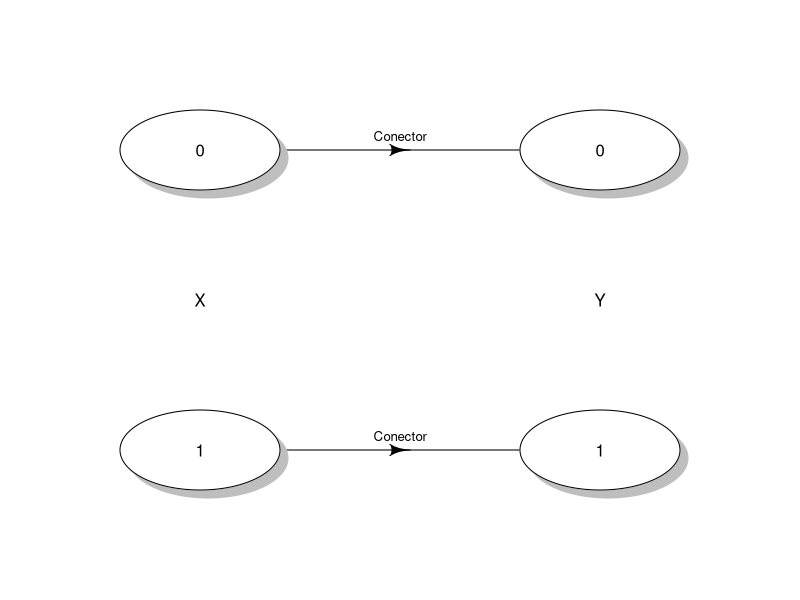
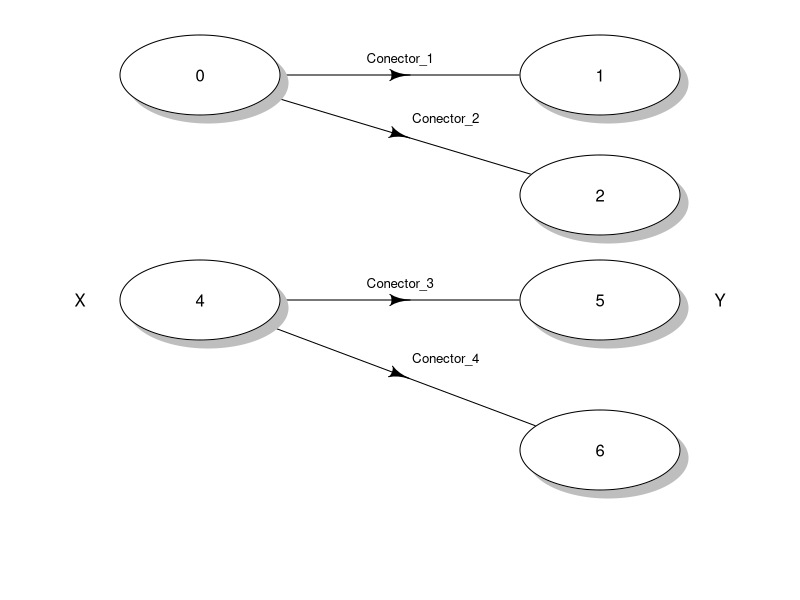
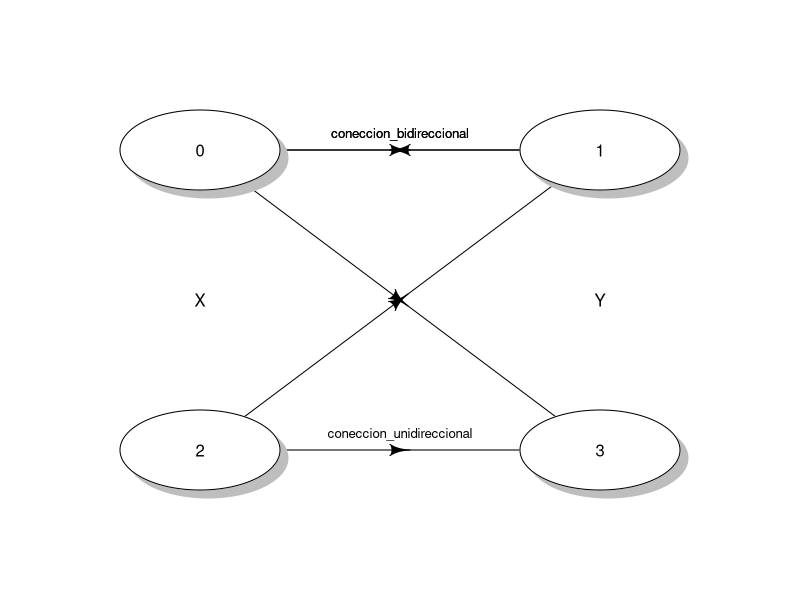
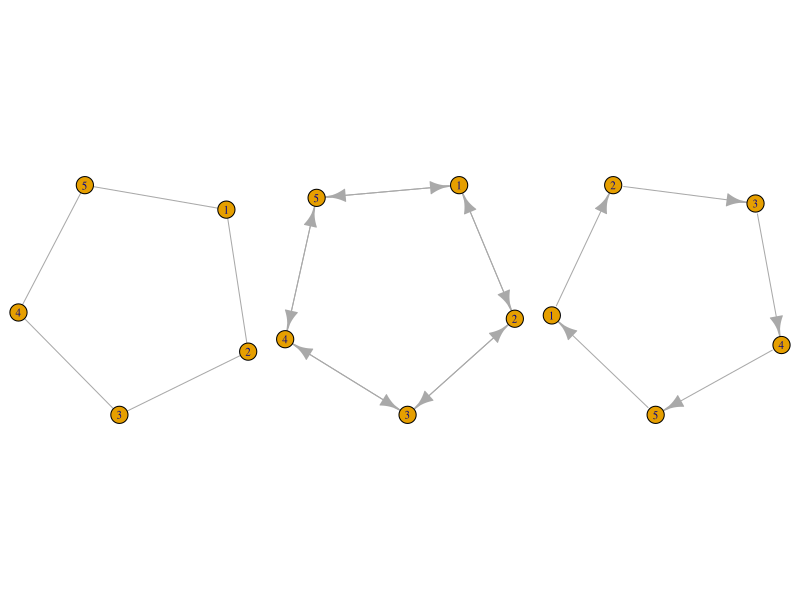
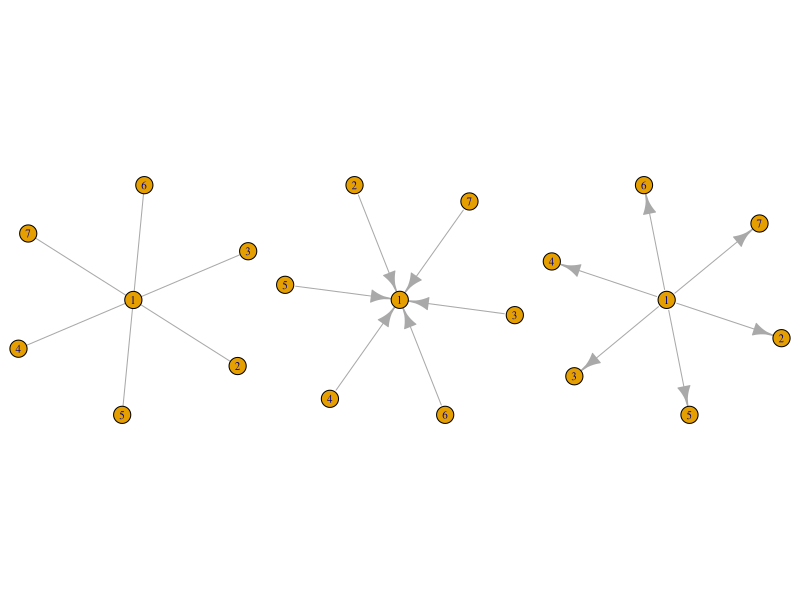
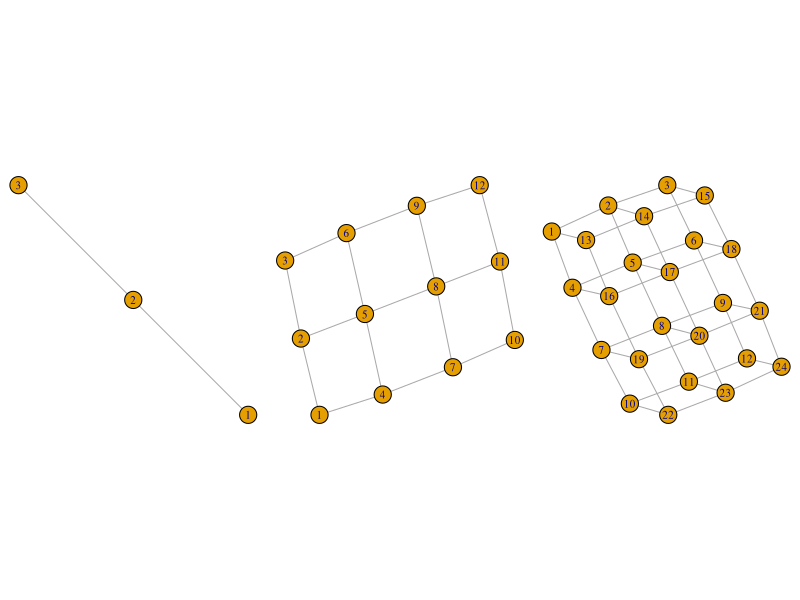
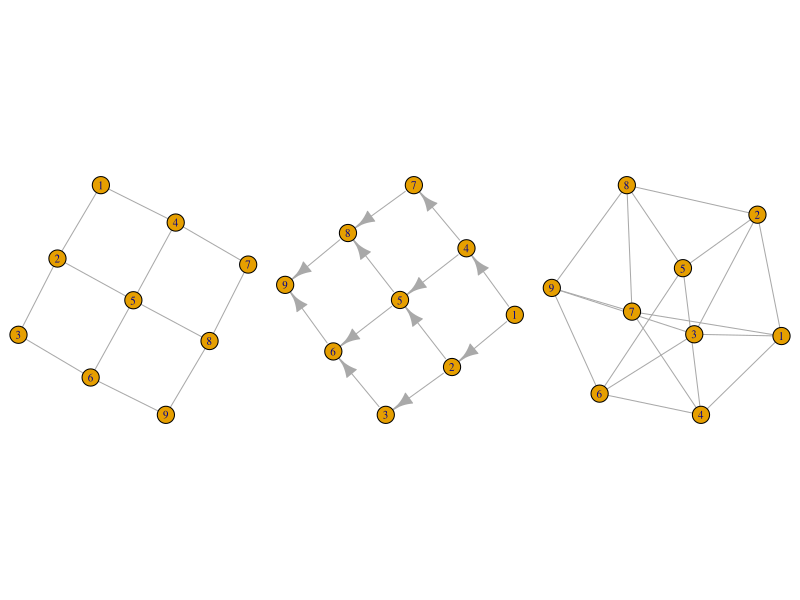
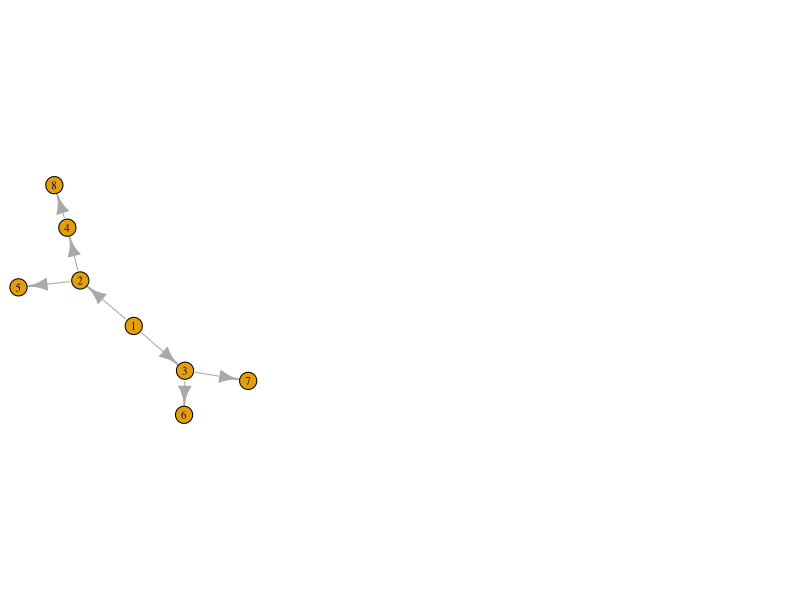

Source code (R) for these figures, in order:
## ---- chunk 1
if(!require('diagram')){install.packages("diagram")}
library("diagram")
if(!require('igraph')){install.packages("igraph")}
library("igraph")
## ---- chunk 2
names <- c("0", "0", "1", "1")
M <- matrix(nrow = 4, ncol = 4, byrow = TRUE, data = 0)
M[2, 1] <- M[4, 3] <- "Conector"

par(mar = c(0, 0, 0, 0))
plotmat(M, pos = c(2, 2), 
           # pos - posicion del grafo
           name = names, lwd = 1, curve = 0,
           box.lwd = 1, cex.txt = 0.8, box.size = .1,
           box.type = "circle", box.prop = 0.5)
text(0.25,.5,"X"); text(.75,.5,"Y");
## ---- chunk 3
names <- c(# nivel 1
           "0", "1", "2", 
           # Nivel 2
           "4", "5", "6")
M <- matrix(nrow = 6, ncol = 6, byrow = TRUE, data = 0)
# Etiquetas de los conectores
M[2, 1] <- "Conector_1" 
M[3, 1] <- "Conector_2"
M[5, 4] <- "Conector_3" 
M[6, 4] <- "Conector_4"
## ---- chunk 4
par(mar = c(0, 0, 0, 0))
plotmat(M, 
        pos = matrix(c(.25,.875, .75,.875, .75,.675, .25,.5, .75,.5, .75,.25), 
                     ncol=2, byrow=TRUE),
        name = names, lwd = 1, curve = 0,
        box.lwd = 1, cex.txt = 0.8, box.size = .1,
        box.type = "circle", box.prop = 0.5)

# Etiquetas adicionales para ciertos nodos, marcando las coordenadas de inclusion
text(0.1,.5,"X")
text(.9,.5,"Y");
## ---- chunk 5
names <- c(# nivel 1
           "0", "1", 
           # nivel 2
           "2", "3")

M <- matrix(nrow = 4, ncol = 4, byrow = TRUE, data = 0)

# Relacion bidireccional en el primer nivel
M[2, 1] <- "coneccion_bidireccional"
M[1, 2] <- "coneccion_bidireccional"
M[4, 3] <- "coneccion_unidireccional"
M[4, 1] <- ""
M[2, 3] <- ""

par(mar = c(0, 0, 0, 0))
plotmat(M, pos = c(2, 2), name = names, lwd = 1, curve = 0,
           box.lwd = 1, cex.txt = 0.8, box.size = .1,
           box.type = "circle", box.prop = 0.5)
text(0.25,.5,"X")
text(.75,.5,"Y")
## ---- chunk 6
library("igraph")

par(mfrow=c(1,3))
# grafo circular
plot(graph.ring(5,circular=TRUE))
# grafo dirigido simetrico
plot(graph.ring(5,directed=TRUE,mutual=TRUE))
# grafo dirigido asimetrico
plot(graph.ring(5,directed=TRUE,mutual=FALSE))
## ---- chunk 7
par(mfrow=c(1,3))
# grafo no dirigido
plot(graph.star(7,mode="undirected"))
# grafo dirigido concentrico
plot(graph.star(7,mode="in"))
# grafo dirigido no concentrico
plot(graph.star(7,mode="out"))
## ---- chunk 8
# Definimos la cuadricula
graph.lattice( c(3,4) )

par(mfrow=c(1,3))
# Grafo en una dimension
plot(graph.lattice( c(3) ))
# Grafo en dos dimensiones
plot(graph.lattice( c(3,4) ))
# Grafo en tres dimensiona
plot(graph.lattice( c(3,4,2) ))

## ---- chunk 9
par(mfrow=c(1,3))
# grafos sin conectividad dirigida
plot(graph.lattice( c(3,3) ))
# grafos con conectividad dirigida
plot(graph.lattice( c(3,3), directed=TRUE ))
# grafos con conectividad dirigida ciclica
plot(graph.lattice( c(3,3), circular=TRUE ))
## ---- chunk 10
# Definimos un arbol
graph.tree(8)
plot(graph.tree(8))
## ---- chunk 11
par(mfrow=c(1,1))
# un descendiente
plot(graph.tree(8, children=1))
# dos descendientes
plot(graph.tree(8, children=2))
# tres descendientes
plot(graph.tree(8, children=3))

## ---- chunk 12
par(mfrow=c(1,1))
# grafo estandar dirigido descendiente (estandar)
plot(graph.tree(8, mode="out"))
# grafo estandar dirigido progenitor
plot(graph.tree(8, mode="in"))
# grafo no dirigido
plot(graph.tree(8, mode="undirected"))
## ---- chunk 13
# Grafos en dos dimensiones
g <- graph( c(1,2, 
              1,3, 
              1,1, 
              1,5, 
              3,4, 
              4,5, 
              5,6),
            directed=TRUE )
g
plot(g)
## ---- chunk 14
are.connected(g,1,3)
are.connected(g,3,1)
are.connected(g,5,1)
## ---- chunk 15
g <- graph.full(8, directed=TRUE)
g
plot(g)
is.directed(g)
## ---- chunk 16
g <- graph( c(1,2, 
              1,3, 
              1,1, 
              3,4, 
              4,5, 
              5,6,
              1,6), 
            directed=TRUE, 
            n=8 )
g
plot(g)
is.directed(g)
get.edgelist(g)
## ---- chunk 17
# Matriz
edgelist <- matrix(c(1:5,3:6,1),
                   ncol=2)
edgelist
g <- graph(edgelist)
plot(g)
## ---- chunk 18
set.seed(123)
# matrix adyacencia
n <- 8 # numero de nodos
adjacency.matrix <- matrix( (runif(n^2)>.5)+0, 
                            nrow=n )
adjacency.matrix
g <- graph.adjacency(adjacency.matrix)
g
plot(g)
get.adjacency(g)
## ---- chunk 19
# Creamos el data frame
n <- 10
df <- data.frame(name = sample(letters[1:10],size=n,replace=TRUE),
                 age = rpois(n,20),
                 gender = sample(c("F","M"),size=n,replace=TRUE))
df

lapply(df, class)
## ---- chunk 20
plot.igraph(g, layout=layout.fruchterman.reingold,
            vertex.label.dist=0,
            vertex.label.cex=1:2,  
            vertex.label.degree=pi/2,  
            vertex.shape=c("circle","circle"),
            vertex.label.color=c(0,1),
            edge.color=E(g)$color,
            edge.width=E(g)$weight,
            edge.label=E(g)$names, 
            edge.label.cex=2, 
            edge.lty=2, 
            edge.curved=TRUE,
            edge.loop.angle=pi/4,
            edge.arrow.size=1,
            frame=TRUE)
